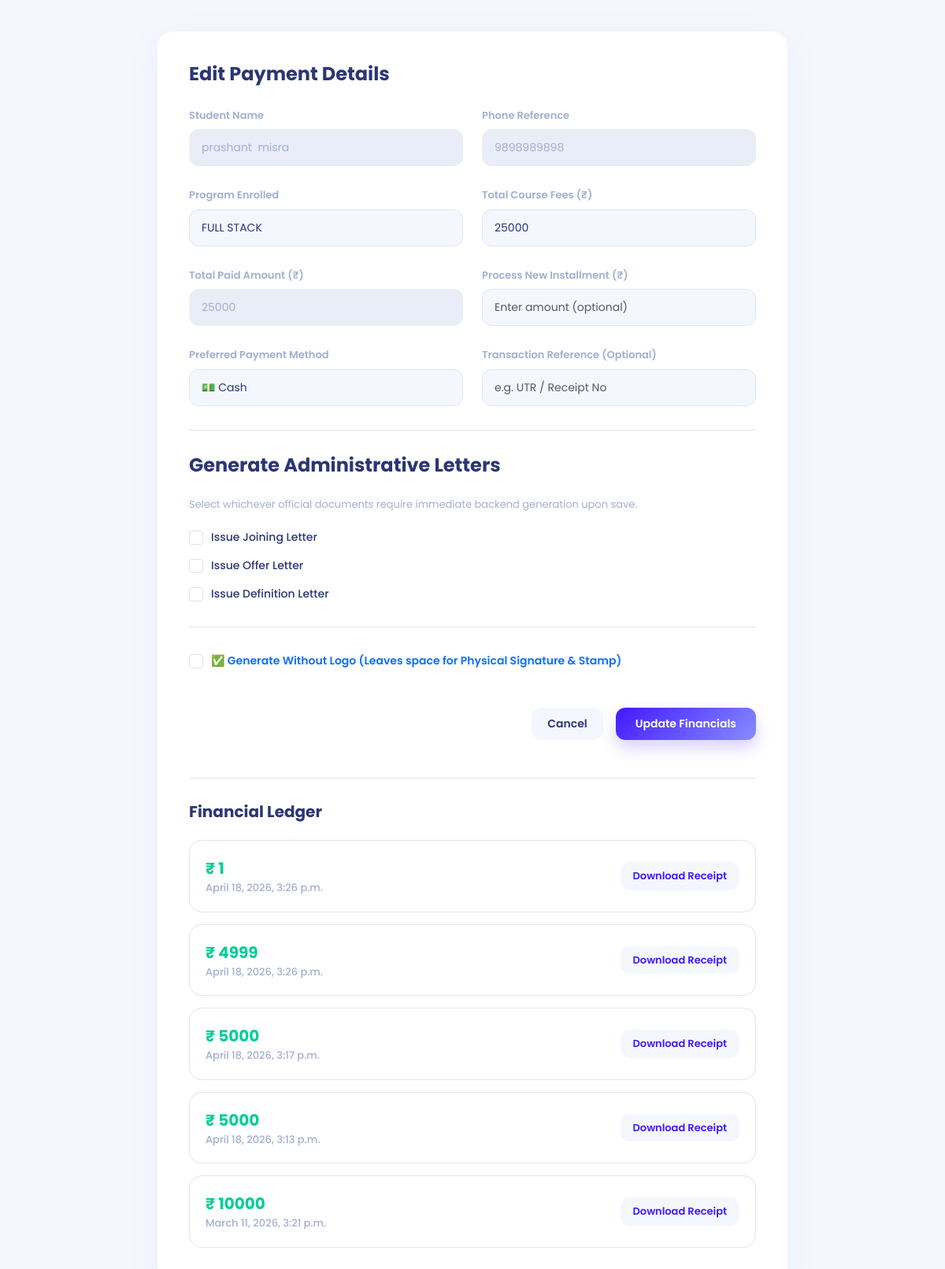
The page /student/edit/100/ on the database its author committed.
### appname/models.py (models this page shows, shortened)
class Student(models.Model):
    FNAME = models.CharField(max_length=50)
    LNAME = models.CharField(max_length=50)
    BIRTHDAY = models.DateField(null=True, blank=True)
    GENDER = models.CharField(max_length=10, blank=True)
    EMAIL = models.EmailField(unique=False)
    PHONE = models.CharField(max_length=10, blank=True)
    ADDRESS = models.CharField(max_length=200, blank=True)
    CITY = models.CharField(max_length=50, blank=True)
    COLLEGENAME = models.CharField(max_length=100, blank=True)
    QUALIFICATION = models.CharField(max_length=50, blank=True, null=True)
    BRANCH = models.CharField(max_length=50, blank=True)
    PASSING_YEAR = models.CharField(max_length=10, blank=True)
    TECHNOLOGY = models.CharField(max_length=50, blank=True)
    STATUS_CHOICES = [
        ('visiting', 'Visiting'),
        ('adjoining', 'Adjoining'),
        ('pending', 'Pending'),
        ('rejected', 'Rejected'),
    ]
    status = models.CharField(
        max_length=20,
        choices=STATUS_CHOICES,
        default='visiting'
    )
    visiting_at = models.DateTimeField(auto_now_add=True)
    joining_at = models.DateTimeField(null=True, blank=True)
    COURSE_CHOICES = [
        ('python', 'Python'),
        ('django', 'Django'),
        ('fullstack', 'Full Stack'),
    ]
    course = models.CharField(
        max_length=50,
        choices=COURSE_CHOICES,
        null=True,
        blank=True
    )
    total_fees = models.IntegerField(null=True, blank=True)
    paid_fees = models.IntegerField(default=0)
    remaining_fees = models.IntegerField(null=True, blank=True)
    payment_method = models.CharField(max_length=50, null=True, blank=True)

class Installment(models.Model):
    student = models.ForeignKey(Student, on_delete=models.CASCADE, related_name="installments")
    amount = models.IntegerField()
    payment_date = models.DateTimeField(auto_now_add=True)
    payment_method = models.CharField(max_length=50, null=True, blank=True)

### appname/views.py (the view, shortened to what this page needs)
# urls.py: path('student/edit/<int:id>/', views.student_edit, name='student_edit'),
def student_edit(request, id):
    student = get_object_or_404(Student, id=id)
    installments = student.installments.all().order_by("-payment_date")
    next_due_date = None
    if installments.exists() and student.remaining_fees and student.remaining_fees > 0:
        from datetime import timedelta
        first_inst = student.installments.order_by("payment_date").first()
        if first_inst:
            next_due_date = first_inst.payment_date + timedelta(days=10)
    return render(request, "student_edit.html", {
        "s": student,
        "installments": installments,
        "next_due_date": next_due_date
    })

### templates/student_edit.html (shortened to what this page needs)
{% load static %}
<!DOCTYPE html>
<html>
<head>
    <link href="https://cdn.jsdelivr.net/npm/bootstrap@5.3.3/dist/css/bootstrap.min.css" rel="stylesheet">
</head>
<body>
    <div class="modal-card">
        <h5>Edit Payment Details</h5>
        <form method="POST">
            <div class="row mb-4">
                <div class="col-md-6">
                    <label class="form-label">Student Name</label>
                    <input type="text" class="form-control" value="{{ s.FNAME }} {{ s.LNAME }}" disabled>
                </div>
                <div class="col-md-6 mt-3 mt-md-0">
                    <label class="form-label">Phone Reference</label>
                    <input type="text" class="form-control" value="{{ s.PHONE }}" disabled>
                </div>
            </div>
            <div class="row mb-4">
                <div class="col-md-6">
                    <label class="form-label">Program Enrolled</label>
                    <input type="text" name="course" class="form-control" value="{{ s.course }}">
                </div>
                <div class="col-md-6 mt-3 mt-md-0">
                    <label class="form-label">Total Course Fees (₹)</label>
                    <input type="number" name="total_fees" class="form-control" value="{{ s.total_fees }}">
                </div>
            </div>
            <div class="row mb-4">
                <div class="col-md-6">
                    <label class="form-label">Total Paid Amount (₹)</label>
                    <input type="number" class="form-control" value="{{ s.paid_fees }}" disabled>
                </div>
                <div class="col-md-6 mt-3 mt-md-0">
                    <label class="form-label">Process New Installment (₹)</label>
                    <input type="number" name="installment" class="form-control" placeholder="Enter amount (optional)" min="0" max="{{ s.remaining_fees }}">
                </div>
            </div>
            <div class="row mb-4">
                <div class="col-md-6">
                    <label class="form-label">Preferred Payment Method</label>
                    <select name="payment_method" class="form-select">
                        <option value="cash" selected>💵 Cash</option>
                    </select>
                </div>
                <div class="col-md-6 mt-3 mt-md-0">
                    <label class="form-label">Transaction Reference (Optional)</label>
                    <input type="text" name="payment_reference" class="form-control"
                        placeholder="e.g. UTR / Receipt No">
                </div>
            </div>
            <hr>
            <h5 class="mt-4">Generate Administrative Letters</h5>
            <p style="font-size: 13px; color: #a3aed1; margin-bottom: 20px;">Select whichever official documents require
                immediate backend generation upon save.</p>
            <div class="form-check">
                <input class="form-check-input" type="checkbox" name="joining_letter" value="1" id="joinLetter">
                <label class="form-check-label" for="joinLetter">Issue Joining Letter</label>
            </div>
            <div class="form-check">
                <input class="form-check-input" type="checkbox" name="offer_letter" value="1" id="offerLetter">
                <label class="form-check-label" for="offerLetter">Issue Offer Letter</label>
            </div>
            <div class="form-check">
                <input class="form-check-input" type="checkbox" name="definition_letter" value="1" id="defLetter">
                <label class="form-check-label" for="defLetter">Issue Definition Letter</label>
            </div>
            <hr>
            <div class="form-check mb-3">
                <input class="form-check-input" type="checkbox" name="without_logo" value="1" id="withoutLogo">
                <label class="form-check-label text-primary" style="font-weight:600;" for="withoutLogo">
                    ✅ Generate Without Logo (Leaves space for Physical Signature & Stamp)
                </label>
            </div>
            <div class="d-flex justify-content-end gap-3 mt-5">
                <a href="/JoiningStudents/" class="btn btn-cancel">Cancel</a>
                <button type="submit" class="btn btn-save">Update Financials</button>
            </div>
        </form>
        <hr class="mt-5">
        <h4 class="mt-4 mb-4">Financial Ledger</h4>
        {% if installments %}
        {% for inst in installments %}
        <div class="history-card">
            <div class="d-flex justify-content-between align-items-center">
                <div>
                    <div class="history-amount">₹ {{ inst.amount }}</div>
                    <div class="history-date">{{ inst.payment_date }}</div>
                </div>
                <a href="{% url 'generate_receipt' inst.id %}" class="btn btn-download">
                    Download Receipt
                </a>
            </div>
        </div>
        {% endfor %}
        {% else %}
        <div
            style="padding: 20px; background:#f4f7fe; border-radius:12px; text-align:center; color:#a3aed1; font-weight:500;">
            No verified payments recorded on this ledger yet.
        </div>
        {% endif %}
    </div>
</body>
</html>

### templates/student_edit.html (style rules this page uses)
body { background: #f4f7fe; font-family: "Poppins", sans-serif; color: #2b3674; padding: 40px 20px; }
.modal-card { max-width: 800px; margin: 0 auto; background: #ffffff; border-radius: 20px; padding: 40px; box-shadow: 0 10px 40px rgba(112, 144, 176, 0.08); }
.modal-card h5 { font-weight: 700; color: #2b3674; font-size: 24px; margin-bottom: 25px; }
.modal-card h4 { font-weight: 700; color: #2b3674; font-size: 20px; margin-bottom: 20px; }
.form-label { font-weight: 600; color: #a3aed1; font-size: 13px; margin-bottom: 8px; }
.form-control, .form-select { border-radius: 12px; padding: 12px 15px; border: 1px solid #e0e5f2; background: #f4f7fe; color: #2b3674; font-size: 14px; transition: all 0.3s ease; }
.form-control:disabled { background: #e9edf7; color: #a3aed1; border-color: #e9edf7; }
.form-check-label { font-weight: 500; color: #2b3674; font-size: 14px; }
.form-check-input { width: 18px; height: 18px; margin-top: 2px; margin-right: 10px; cursor: pointer; }
.form-check { margin-bottom: 12px; display: flex; align-items: center; }
hr { border-top: 1px solid #e0e5f2; opacity: 1; margin: 30px 0; }
.btn-cancel { background: #f4f7fe; color: #2b3674; border-radius: 12px; font-size: 14px; padding: 10px 20px; font-weight: 600; border: none; transition: all 0.3s ease; text-decoration: none; }
.btn-save { background: linear-gradient(135deg, #4318ff 0%, #868cff 100%); color: #ffffff; border-radius: 12px; font-size: 14px; padding: 10px 25px; font-weight: 600; border: none; transition: all 0.3s ease; box-shadow: 0 10px 20px rgba(67, 24, 255, 0.2); }
.history-card { background: #ffffff; border: 1px solid #e0e5f2; border-radius: 16px; padding: 20px; margin-bottom: 15px; transition: all 0.3s ease; }
.history-amount { color: #05cd99; font-size: 20px; font-weight: 700; }
.history-date { color: #a3aed1; font-size: 13px; font-weight: 500; }
.btn-download { background: #f4f7fe; color: #4318ff; border-radius: 10px; font-size: 13px; padding: 8px 16px; font-weight: 600; border: none; transition: all 0.3s ease; text-decoration: none; }

### rows shown on the page
Student: FNAME "prashant misra", PHONE "9898989898", course "FULL STACK", total_fees "25000", paid_fees "25000"
Installment: amount "1", payment_date "April 18, 2026, 3:26 p.m."
Installment: amount "4999", payment_date "April 18, 2026, 3:26 p.m."
Installment: amount "5000", payment_date "April 18, 2026, 3:17 p.m."
Installment: amount "5000", payment_date "April 18, 2026, 3:13 p.m."
Installment: amount "10000", payment_date "March 11, 2026, 3:21 p.m."
